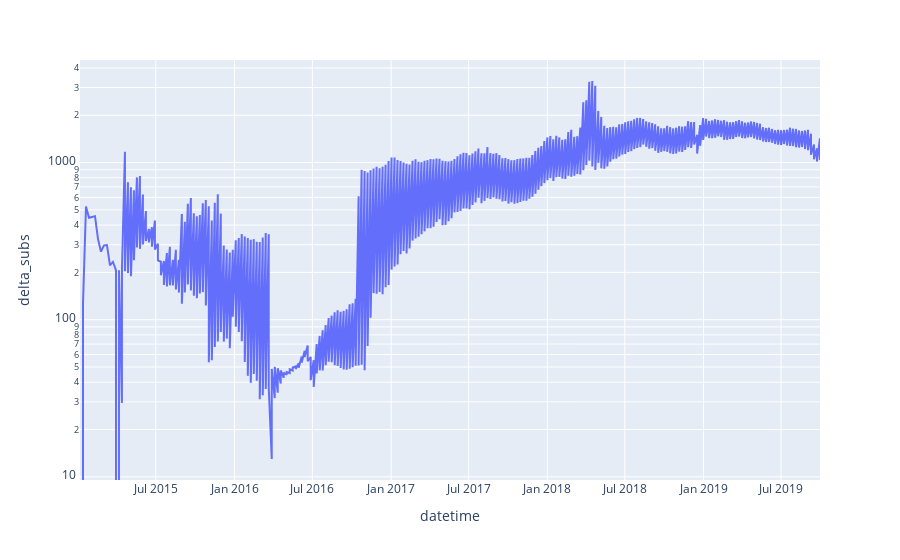

This figure's notebook cell:
### Code cell
mean_timeseries.plot.line(x='datetime', y='delta_subs', log_y=True)

### Figure 1 — Plotly figure (JSON) as saved in the notebook; plotly's stock layout.template omitted (floating-point values rounded to 4 significant figures; data arrays with more than 128 entries replaced by an {"elided": "..."} marker saying what was removed)
{"data": [{"hovertemplate": "datetime=%{x}<br>delta_subs=%{y}<extra></extra>", "legendgroup": "", "line": {"color": "#636efa", "dash": "solid"}, "marker": {"symbol": "circle"}, "mode": "lines", "name": "", "orientation": "v", "showlegend": false, "type": "scatter", "x": {"elided": "483 str values"}, "xaxis": "x", "y": {"elided": "483 float values"}, "yaxis": "y"}], "layout": {"legend": {"tracegroupgap": 0}, "margin": {"t": 60}, "xaxis": {"anchor": "y", "domain": [0, 1], "title": {"text": "datetime"}}, "yaxis": {"anchor": "x", "domain": [0, 1], "title": {"text": "delta_subs"}, "type": "log"}}}
